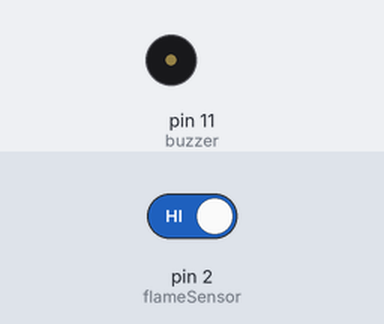
Simulated run of this sketch. Board: Arduino Uno, built with avr-gcc and run on an emulated ATmega328P. On the bench: buzzer (waves = sounding, pin HIGH). The inputs (shaded band) are chosen by the test bench; at power-on: pin 2 (flameSensor) HIGH.

Above: at 1.2 s.
1.3 s: pin 2 (flameSensor) driven LOW
At 2.5 s:
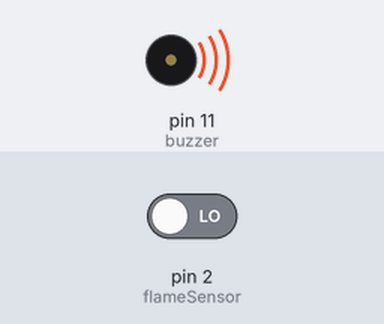
2.8 s: pin 2 (flameSensor) driven HIGH
At 3.6 s:
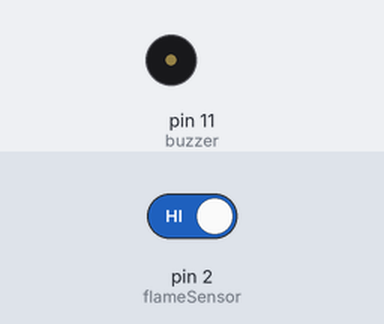
Timing chart, 0 to 5.8 s (numbered marks = the images above; inputs shaded):
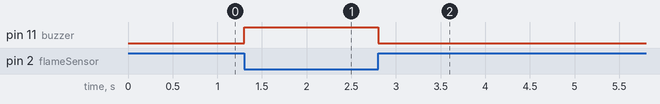

Measured:
- after the input at 1.3 s, pin 11 (buzzer): LOW → HIGH at once
- after the input at 2.8 s, pin 11 (buzzer): HIGH → LOW at once

The sketch:

Fire_Alarm.ino
```cpp
// (licence header left out)
// =============================
// Pin Definitions
// =============================
int flameSensor = 2;   // Flame sensor digital output connected to Pin 2
int buzzer = 11;       // Buzzer connected to Pin 11

void setup() {

  // Configure pin modes
  pinMode(flameSensor, INPUT);
  pinMode(buzzer, OUTPUT);

  // Ensure buzzer is OFF initially
  digitalWrite(buzzer, LOW);
}

void loop() {

  // Read flame sensor state
  int flameState = digitalRead(flameSensor);

  // =============================
  // Flame Detection Logic
  // =============================
  if (flameState == LOW) {
    // LOW means flame detected (Active LOW module)
    digitalWrite(buzzer, HIGH);
  }
  else {
    // No flame detected
    digitalWrite(buzzer, LOW);
  }
}
```
